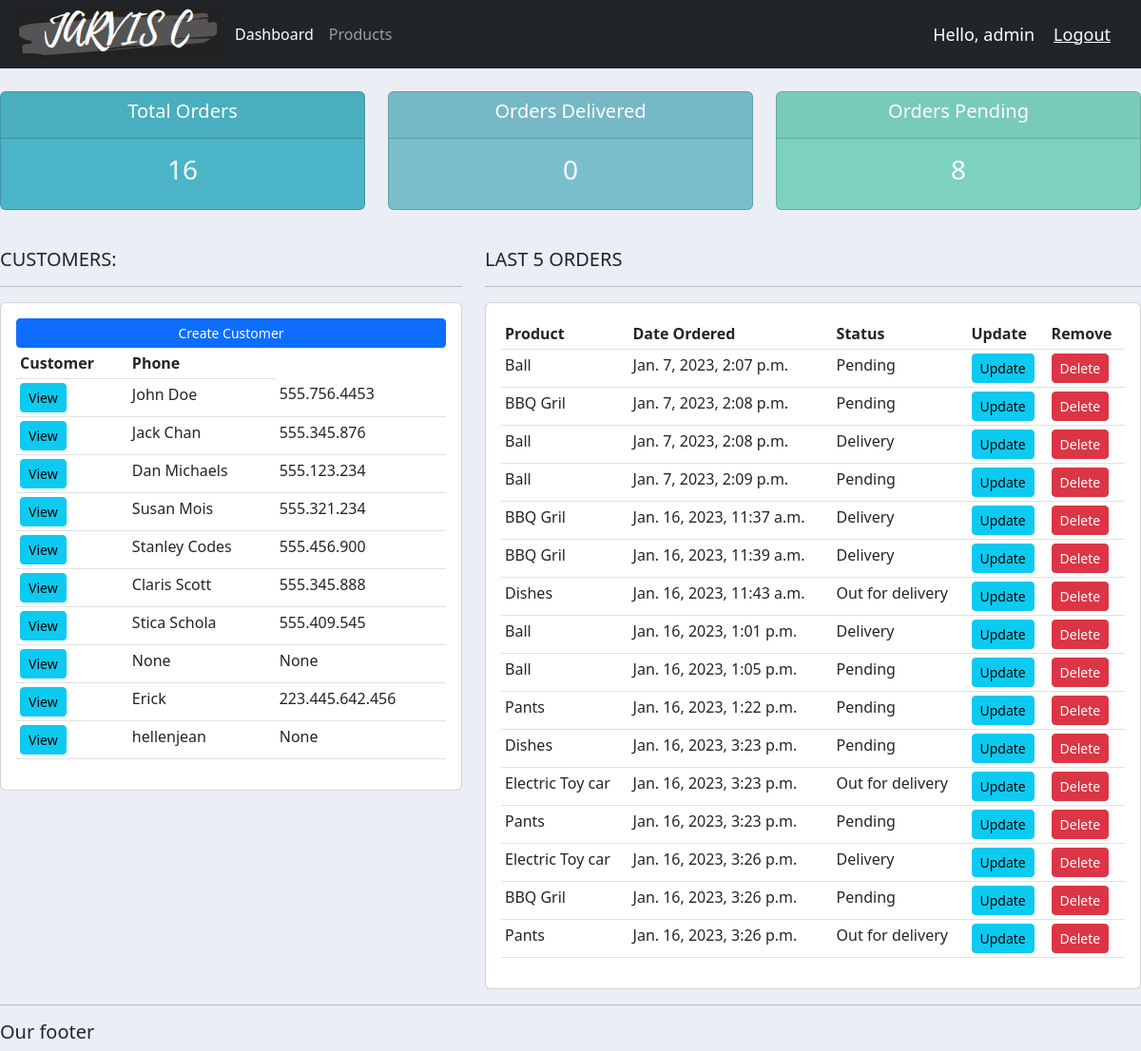
The app's page / (signed in), older data.
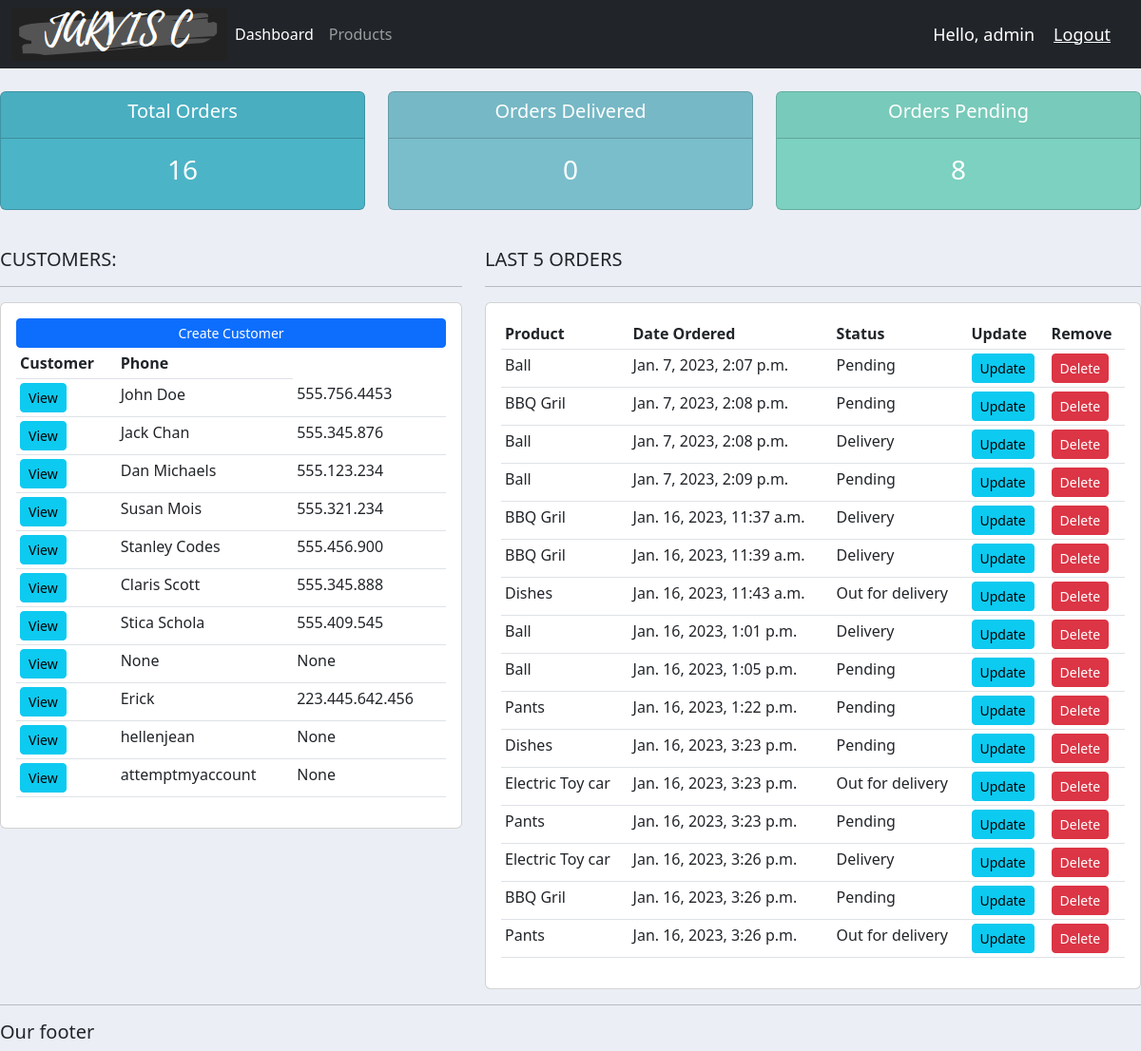
The same page, newer data.
### accounts/models.py (models this page shows, shortened)
class Customer(models.Model):
    user = models.OneToOneField(User, null=True, blank=True, on_delete=models.CASCADE)
    name = models.CharField(max_length=200, null=True)
    phone = models.CharField(max_length=200, null=True)
    email = models.CharField(max_length=200, null=True)
    profile_pic = models.ImageField(default="profile.png", null=True, blank=True)
    date_created = models.DateTimeField(auto_now_add=True, null=True)

class Order(models.Model):
    STATUS = (
        ('Pending', 'Pending'),
        ('Out for delivery', 'Out for delivery'),
        ('Delivery', 'Delivery'),
    )
    customer = models.ForeignKey(Customer, null=True, on_delete=models.SET_NULL)
    products = models.ForeignKey(Products, null=True, on_delete=models.SET_NULL)
    date_created = models.DateTimeField(auto_now_add=True, null=True)
    status = models.CharField(max_length=200, null=True, choices=STATUS)
    note = models.CharField(max_length=1000, null=True)

class Products(models.Model):
    CATEGORY = (
        ('Indoor', 'Indoor'),
        ('Out Door', 'Out Door'),
    )
    name = models.CharField(max_length=200, null=True)
    price = models.FloatField(null=True)
    category = models.CharField(max_length=200, null=True, choices=CATEGORY)
    description = models.CharField(max_length=200, null=True, blank=True)
    date_created = models.DateTimeField(auto_now_add=True, null=True)
    tags = models.ManyToManyField(Tag)
    def __str__(self):
        return self.name

### accounts/decorators.py (the view)
    def wrapper_function(request, *args, **kwargs):
        group = None
        if request.user.groups.exists():
            group = request.user.groups.all()[0].name
        if group == 'customer':
            return redirect('user-page')
        elif group == 'admin':
            return view_func(request, *args, **kwargs)

### accounts/views.py (called while the page is built)
@login_required(login_url='login')
@admin_only
def home(request):
    orders = Order.objects.all()
    customers = Customer.objects.all()
    total_customers = customers.count()
    total_orders = orders.count()
    delivered = orders.filter(status='Delivered').count()
    pending = orders.filter(status='Pending').count()
    context = {'orders': orders, 'customers': customers, 'total_orders': total_orders, 'delivered': delivered,
               'pending': pending}
    return render(request, 'accounts/dashboard.html', context)

### accounts/templates/accounts/dashboard.html
{% extends 'accounts/base.html' %}
{% block content %}
{% include 'accounts/status.html' %}
<br/>
<div class="row">
    <div class="col-md-5">
        <h5>CUSTOMERS:</h5>
        <hr/>
        <div class="card card-body">
            <a href="" class="btn btn-primary btn-sm btn-block">Create Customer</a>
            <table class="table table-sm">
                <tr>
                    <th>Customer</th>
                    <th>Phone</th>
                </tr>
                 {% for customer in customers %}
                    <tr>
                        <td><a class="btn btn-sm btn-info" href="{% url 'customer' customer.id %}" >View</a></td>
                        <td>{{ customer.name }}</td>
                        <td>{{ customer.phone }}</td>
                    </tr>
                {% endfor %}
            </table>
        </div>
    </div>
    <div class="col-md-7">
        <h5>LAST 5 ORDERS</h5>
        <hr/>
        <div class="card card-body">
            <table class="table table-sm">
                <tr>
                    <th>Product</th>
                    <th>Date Ordered</th>
                    <th>Status</th>
                    <th>Update</th>
                    <th>Remove</th>
                </tr>
                {% for order in orders %}
                    <tr>
                        <td>{{ order.products}}</td>
                        <td>{{ order.date_created}}</td>
                        <td>{{ order.status}}</td>
                        <td><a class="btn btn-sm btn-info" href="{% url 'update_order' order.id %}">Update</a></td>
                        <td><a class="btn btn-sm btn-danger " href="{% url 'delete_order' order.id %}">Delete</a></td>
                    </tr>
                {% endfor %}
            </table>
        </div>
    </div>
</div>
{% endblock %}

Row changes from the older to the newer data that the page shows:
added Customer: name "attemptmyaccount", phone "None"
